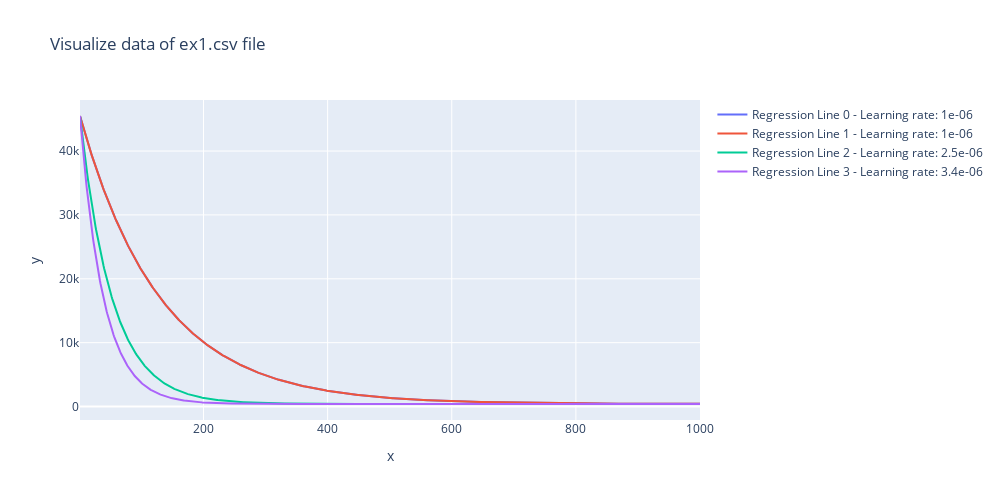

The notebook cell saved with this chart:
### Code cell
learning_ = [0.000001, 0.000001, 0.0000025, 0.0000034]
x_range = np.linspace(1, 1000, 1000)

list_J = np.zeros((1000, 4))

fig = go.Figure()
for i, value in enumerate(learning_):
    _ , J_ = update_params(iter= 1000, theta= theta, X= x_col, Y= y_col, learning_rate= value)
    list_J[:, i] = J_
    fig.add_trace(go.Scatter(x=x_range, y=list_J[:, i], mode='lines', name= f'Regression Line {i} - Learning rate: {value}'))

fig.update_xaxes(title = 'x')
fig.update_yaxes(title = 'y', tickangle= 0)
fig.update_layout(width = 1000, height= 500, title_text= 'Visualize data of ex1.csv file', showlegend= True)
fig.show()

### Figure 1 — Plotly figure (JSON) as saved in the notebook; plotly's stock layout.template omitted (floating-point values rounded to 4 significant figures; data arrays with more than 128 entries replaced by an {"elided": "..."} marker saying what was removed)
{"data": [{"mode": "lines", "name": "Regression Line 0 - Learning rate: 1e-06", "type": "scatter", "x": {"elided": "1000 int values"}, "y": {"elided": "1000 float values"}}, {"mode": "lines", "name": "Regression Line 1 - Learning rate: 1e-06", "type": "scatter", "x": {"elided": "1000 int values"}, "y": {"elided": "1000 float values"}}, {"mode": "lines", "name": "Regression Line 2 - Learning rate: 2.5e-06", "type": "scatter", "x": {"elided": "1000 int values"}, "y": {"elided": "1000 float values"}}, {"mode": "lines", "name": "Regression Line 3 - Learning rate: 3.4e-06", "type": "scatter", "x": {"elided": "1000 int values"}, "y": {"elided": "1000 float values"}}], "layout": {"height": 500, "showlegend": true, "title": {"text": "Visualize data of ex1.csv file"}, "width": 1000, "xaxis": {"title": {"text": "x"}}, "yaxis": {"tickangle": 0, "title": {"text": "y"}}}}
